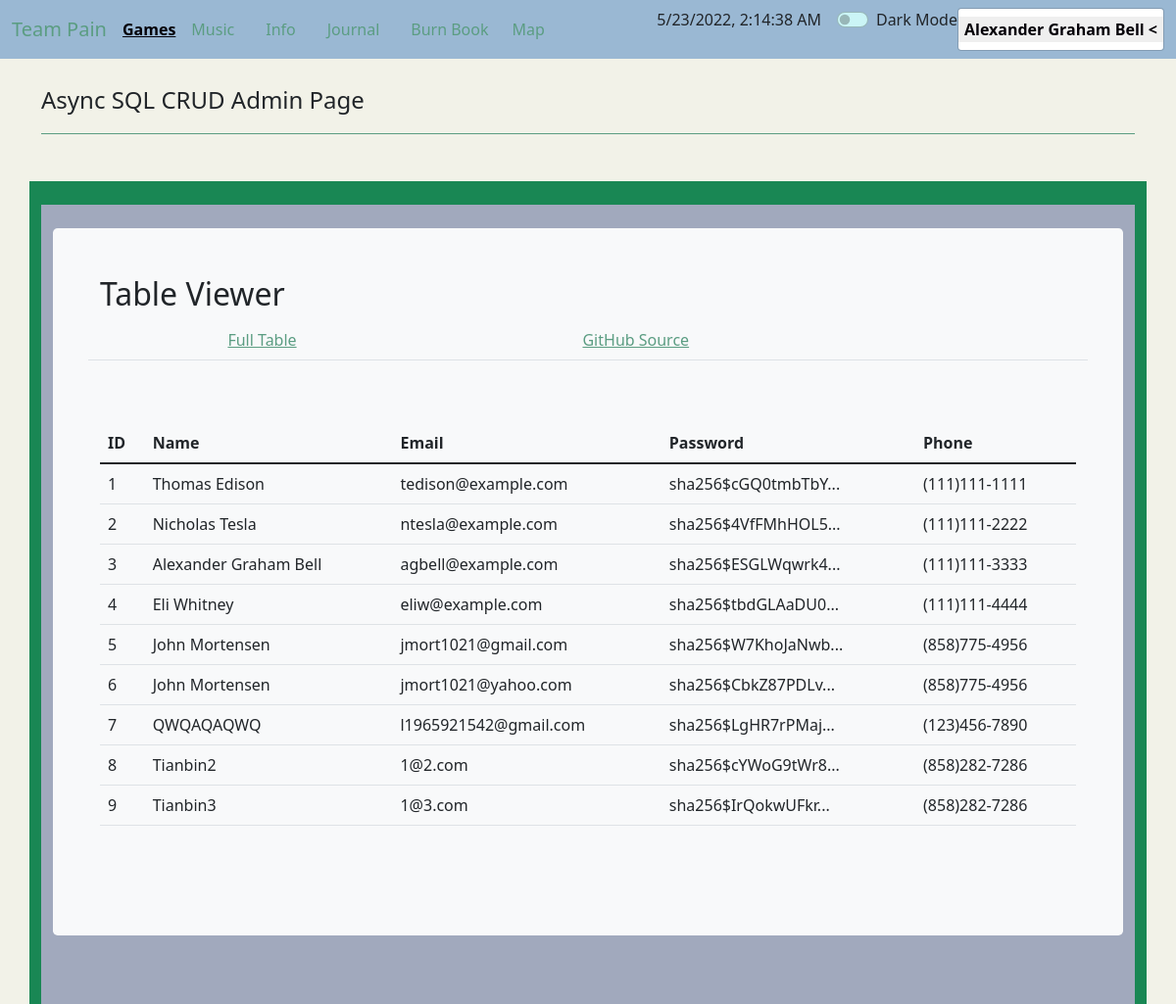
Page /crud_api/ (signed in, upper part) on the earlier database version.
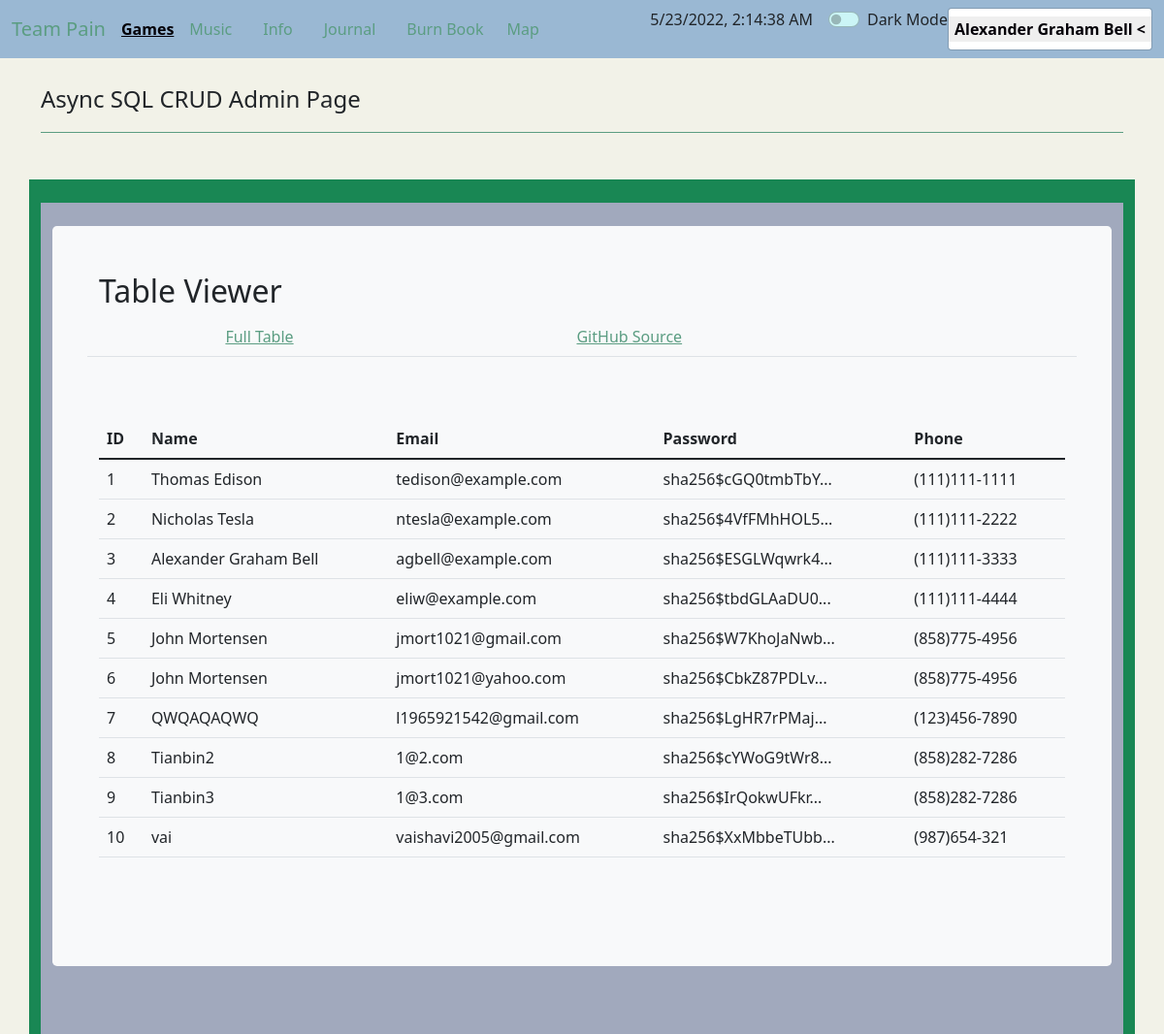
Same page on the later database version.
### cruddy/model.py (models this page shows, shortened)
class Users(UserMixin, db.Model):
    __tablename__ = 'users'
    userID = db.Column(db.Integer, primary_key=True)
    name = db.Column(db.String(255), unique=False, nullable=False)
    email = db.Column(db.String(255), unique=True, nullable=False)
    password = db.Column(db.String(255), unique=False, nullable=False)
    phone = db.Column(db.String(255), unique=False, nullable=False)
    notes = db.relationship("Notes", cascade='all, delete', backref='users', lazy=True)
    def read(self):
        return {
            "userID": self.userID,
            "name": self.name,
            "email": self.email,
            "password": self.password,
            "phone": self.phone,
            "query": "by_alc"  # This is for fun, a little watermark
        }
    def delete(self):
        db.session.delete(self)
        db.session.commit()
        return None

### cruddy/app_crud_api.py (the view)
@app_crud_api.route('/')
@login_required  # Flask-Login uses this decorator to restrict access to logged in users
def crud_api():
    return render_template("crud_async.html", table=users_all())

### cruddy/login.py (called while the page is built)
@login_manager.user_loader
def user_loader(user_id):
    if user_id is not None:
        return Users.query.get(user_id)
    return None

### cruddy/query.py (called while the page is built)
def users_all():
    table = Users.query.all()
    json_ready = [peep.read() for peep in table]
    return json_ready

### cruddy/templates/cruddy/crud_async.html (shortened to what this page needs)
<!DOCTYPE html>
{% extends "layout.html" %}
{% block content %}
<div class="container py-4">
    <header class="pb-3 mb-4 border-bottom border-primary text-dark">
        <span class="fs-4">Async SQL CRUD Admin Page</span>
    </header>
</div>
<div class="container py-4 text-light bg-success">
    <div class="container bg-secondary py-4">
        <div class="p-5 mb-4 bg-light text-dark rounded-3">
            <h2>Table Viewer</h2>
            <div class="row align-items-md-stretch">
                <table class="table">
                    <tbody>
                    <tr>
                        <td></td>
                        <td></td>
                        <td><a href={{url_for('crud_api.crud_api')}}>Full Table </a></td>
                        <td><a href="https://github.com/nighthawkcoders/nighthawk_csp/tree/master/crud">GitHub Source</a></td>
                    </tr>
                    </tbody>
                </table>
            </div>
            <div class="row align-items-md-stretch">
                <div class="container-fluid py-5">
                    <table class="table" id="users">
                        <thead>
                        <tr>
                            <th>ID</th>
                            <th>Name</th>
                            <th>Email</th>
                            <th>Password</th>
                            <th>Phone</th>
                        </tr>
                        </thead>
                        <tbody id="result">
                        {% for row in table %}
                        {% set pn = "" ~ row['phone'] %}
                        {% set pnf = "(" ~ pn[0:3] ~ ")" ~ pn[3:6] ~ "-" ~ pn[6:10] %}
                        <tr>
                            <td>{{ row['userID'] }}</td>
                            <td>{{ row['name'] }}</td>
                            <td>{{ row['email'] }}</td>
                            <td>{{ row['password'] | truncate(20) }}</td>
                            <td>{{ pnf }}</td>
                        </tr>
                        {% endfor %}
                        </tbody>
                    </table>
                </div>
            </div>
        </div>
    </div>
    <div class="container bg-secondary py-4">
    </div>
</div>
{% endblock %}

### templates/fragments/navbar.html (shortened to what this page needs)
<nav class="navbar navbar-expand-lg text-navbar-dark-color bg-navbar-light-color">
    <div class="container-fluid">
        <div class="btn-group">
            <a class="navbar-brand" href="{{ url_for('index') }}">Team Pain</a>
        </div>
        <div class="dropdown-menu1">
            <a class="menu-btn">Games</a>
        </div>
        <a class="nav-link" href="{{ url_for('music') }}">Music</a>
        <a class="nav-link" href="{{ url_for('api') }}">Info</a>
        <a class="nav-link" href="{{ url_for('notes.notes') }}">Journal</a>
        <a class="nav-link" href="{{ url_for('burnbook') }}">Burn Book</a>
        <div class="collapse navbar-collapse" id="navbarNavAltMarkup">
            <div class="navbar-nav">
                {% if current_user.is_authenticated %}
                <a class="nav-link" href="{{ url_for('gmap') }}">Map</a>
                {% else %}
                <a class="nav-link" href="{{ url_for('main_login') }}">Map</a>
                {% endif %}
            </div>
        </div>
        <div class="btn-group">
            <div class="px-3 text-navbar-dark-color">
                <span id="clock"></span>
            </div>
            <div class="form-check form-switch">
                <input type="checkbox" onclick="darkFunction()" class="form-check-input" id="darkSwitch">
                <label class="custom-control-label" for="darkSwitch">Dark Mode</label>
            </div>
            {% if current_user.is_authenticated %}
            <div class="dropdown-menu">
                <button class="menu-btn">{{current_user.name}} <</button>
            </div>
            {% else %}
            <a class="nav-link" href="{{ url_for('main_login') }}" ><button class="btn btn-danger">Login</button></a>
            {% endif %}
        </div>
    </div>
</nav>

Differences in the rows shown:
added Users: userID "10", name "vai", email "vaishavi2005@gmail.com", password "sha256$XxMbbeTUbb...", pnf "(987)654-321"
